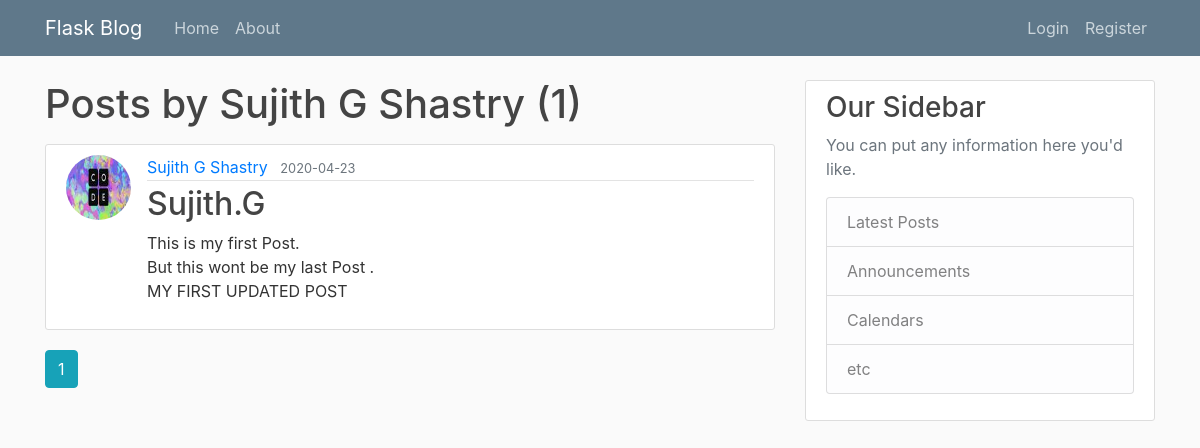
/user/Sujith G Shastry, run on an earlier commit of the app's database.
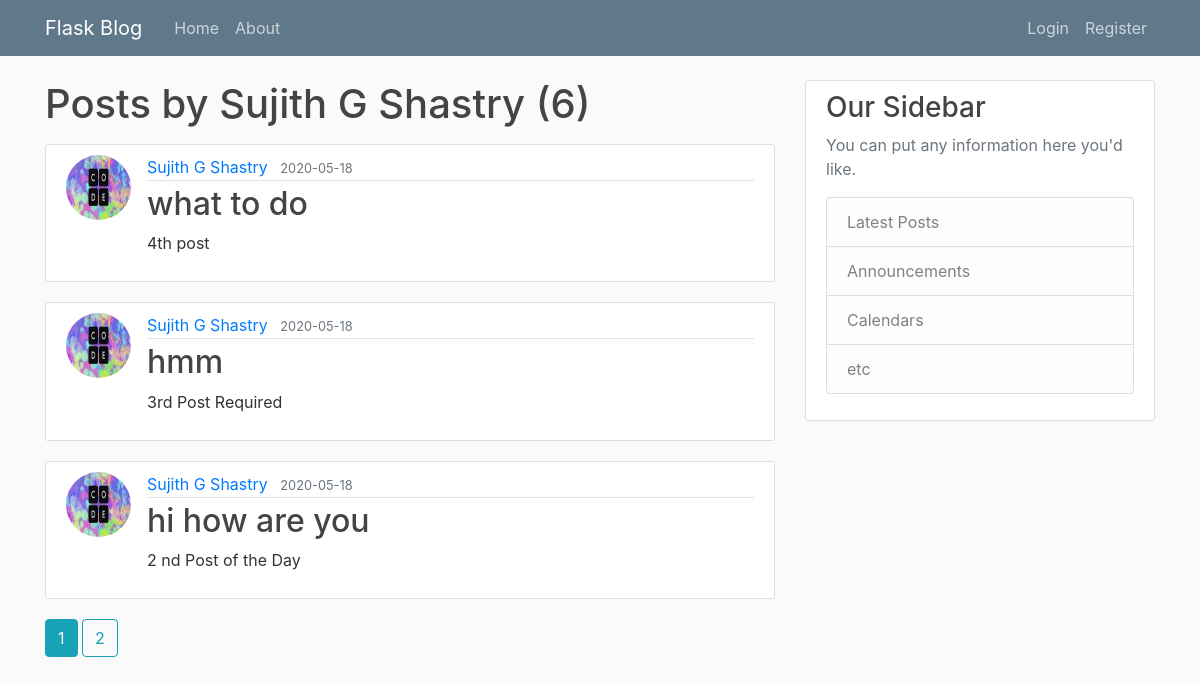
And on a later commit of the database.
### flaskblog/models.py (models this page shows, shortened)
class User(db.Model, UserMixin):
    id = db.Column(db.Integer, primary_key=True)
    username = db.Column(db.String(20), unique=True, nullable=False)
    email = db.Column(db.String(120), unique=True, nullable=False)
    image_file = db.Column(db.String(20), nullable=False, default='default.jpg')
    password = db.Column(db.String(60), nullable=False)
    posts = db.relationship('Post', backref='author', lazy=True)

class Post(db.Model):
    id = db.Column(db.Integer, primary_key=True)
    title = db.Column(db.String(100), nullable=False)
    date_posted = db.Column(db.DateTime, nullable=False, default=datetime.utcnow)
    content = db.Column(db.Text, nullable=False)
    user_id = db.Column(db.Integer, db.ForeignKey('user.id'), nullable=False)

### flaskblog/routes.py (the view)
@app.route("/user/<string:username>")
def user_posts(username):
    page = request.args.get('page', 1, type=int)
    user = User.query.filter_by(username=username).first_or_404()
    posts = Post.query.filter_by(author=user)\
        .order_by(Post.date_posted.desc())\
        .paginate(page=page, per_page=3)
    return render_template('user_posts.html', posts=posts, user=user)

### flaskblog/template/user_posts.html
{% extends "layout.html" %}
{% block content %}
    <h1 class="mb-3">Posts by {{ user.username }} ({{ posts.total }})</h1>
    {% for post in posts.items %}
        <article class="media content-section">
          <img class="rounded-circle article-img" src="{{ url_for('static', filename='profile_pics/' + post.author.image_file) }}">
          <div class="media-body">
            <div class="article-metadata">
              <a class="mr-2" href="{{ url_for('user_posts', username=post.author.username) }}">{{ post.author.username }}</a>
              <small class="text-muted">{{ post.date_posted.strftime('%Y-%m-%d') }}</small>
            </div>
            <h2><a class="article-title" href="{{ url_for('post', post_id=post.id) }}">{{ post.title }}</a></h2>
            <p class="article-content">{{ post.content }}</p>
          </div>
        </article>
    {% endfor %}
    {% for page_num in posts.iter_pages(left_edge=1, right_edge=1, left_current=1, right_current=2) %}
      {% if page_num %}
        {% if posts.page == page_num %}
          <a class="btn btn-info mb-4" href="{{ url_for('user_posts', username=user.username, page=page_num) }}">{{ page_num }}</a>
        {% else %}
          <a class="btn btn-outline-info mb-4" href="{{ url_for('user_posts', username=user.username, page=page_num) }}">{{ page_num }}</a>
        {% endif %}
      {% else %}
        ...
      {% endif %}
    {% endfor %}
{% endblock content %}

### flaskblog/template/layout.html (shortened to what this page needs)
<html>
    <head>
<link rel="stylesheet" href="https://stackpath.bootstrapcdn.com/bootstrap/4.3.1/css/bootstrap.min.css">
<link rel="stylesheet" type='text/css' href="{{ url_for('static', filename='main.css') }}">
    </head>
    <body>
<header class="site-header">
    <nav class="navbar navbar-expand-md navbar-dark bg-steel fixed-top">
      <div class="container">
        <a class="navbar-brand mr-4" href="/">Flask Blog</a>
        <div class="collapse navbar-collapse" id="navbarToggle">
          <div class="navbar-nav mr-auto">
            <a class="nav-item nav-link" href="{{ url_for('home')}}">Home</a>
            <a class="nav-item nav-link" href="{{ url_for('about')}}">About</a>
          </div>
          <div class="navbar-nav">
            {% if current_user.is_authenticated %}
              <a class="nav-item nav-link" href="{{ url_for('new_post') }}">New Post</a>
              <a class="nav-item nav-link" href="{{ url_for('account') }}">Account</a>
              <a class="nav-item nav-link" href="{{ url_for('logout') }}">Logout</a>
            {% else %}
              <a class="nav-item nav-link" href="{{ url_for('login') }}">Login</a>
              <a class="nav-item nav-link" href="{{ url_for('register') }}">Register</a>
            {% endif %}
          </div>
        </div>
      </div>
    </nav>
  </header>
  <main role="main" class="container">
    <div class="row">
      <div class="col-md-8">
        {% block content %}{% endblock %}
      </div>
      <div class="col-md-4">
        <div class="content-section">
          <h3>Our Sidebar</h3>
          <p class='text-muted'>You can put any information here you'd like.
            <ul class="list-group">
              <li class="list-group-item list-group-item-light">Latest Posts</li>
              <li class="list-group-item list-group-item-light">Announcements</li>
              <li class="list-group-item list-group-item-light">Calendars</li>
              <li class="list-group-item list-group-item-light">etc</li>
            </ul>
          </p>
        </div>
      </div>
    </div>
  </main>
    </body>
</html>

### flaskblog/static/main.css (style rules this page uses)
body { background: #fafafa; color: #333333; margin-top: 5rem; }
h1, h2, h3, h4, h5, h6 { color: #444444; }
.bg-steel { background-color: #5f788a; }
.site-header .navbar-nav .nav-link { color: #cbd5db; }
.content-section { background: #ffffff; padding: 10px 20px; border: 1px solid #dddddd; border-radius: 3px; margin-bottom: 20px; }
.article-title { color: #444444; }
.article-content { white-space: pre-line; }
.article-img { height: 65px; width: 65px; margin-right: 16px; }
.article-metadata { padding-bottom: 1px; margin-bottom: 4px; border-bottom: 1px solid #e3e3e3 }

What changed in the data, as far as the page shows it:
no longer on this page (row unchanged): Post: image_file (picture), author.username "Sujith G Shastry", date_posted "2020-04-23", title "Sujith.G", content "This is my first Post. But this wont be my last Post . MY FIRST UPDATED POST"
added Post: image_file (picture), author.username "Sujith G Shastry", date_posted "2020-05-18", title "what to do", content "4th post"
added Post: image_file (picture), author.username "Sujith G Shastry", date_posted "2020-05-18", title "hmm", content "3rd Post Required"
added Post: image_file (picture), author.username "Sujith G Shastry", date_posted "2020-05-18", title "hi how are you", content "2 nd Post of the Day"
Also different on the page:
{{ posts.total }}: "1" → "6"
new list line: "2"
